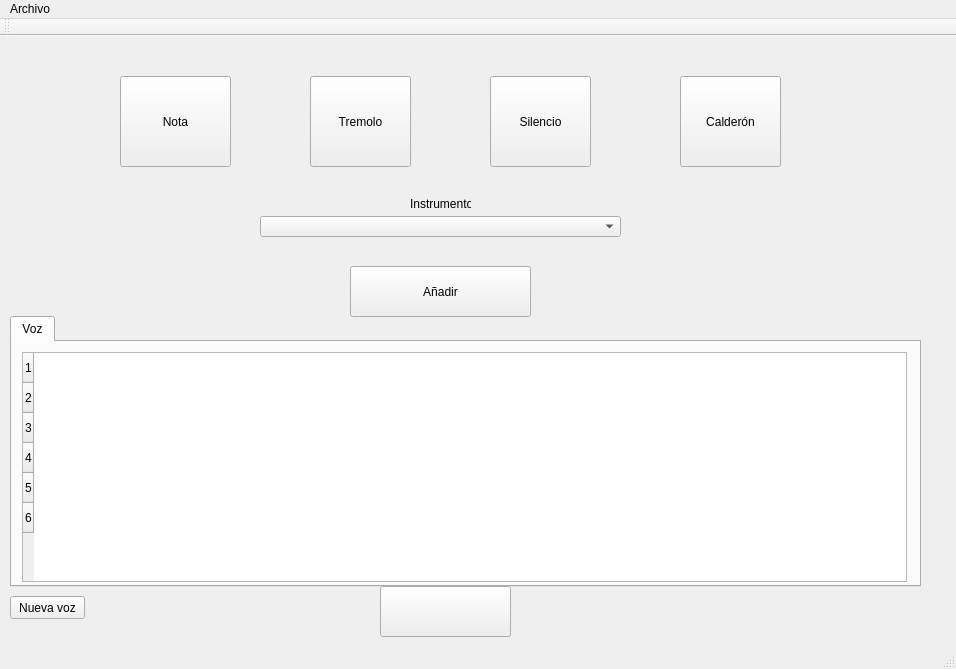
<?xml version="1.0" encoding="UTF-8"?>
<ui version="4.0">
 <class>QtGuiApplication1Class</class>
 <widget class="QMainWindow" name="QtGuiApplication1Class">
  <property name="geometry">
   <rect>
    <x>0</x>
    <y>0</y>
    <width>956</width>
    <height>669</height>
   </rect>
  </property>
  <property name="windowTitle">
   <string>QtGuiApplication1</string>
  </property>
  <widget class="QWidget" name="centralWidget">
   <widget class="QLabel" name="label">
    <property name="geometry">
     <rect>
      <x>410</x>
      <y>160</y>
      <width>61</width>
      <height>16</height>
     </rect>
    </property>
    <property name="text">
     <string>Instrumento</string>
    </property>
   </widget>
   <widget class="QPushButton" name="pushButton">
    <property name="geometry">
     <rect>
      <x>350</x>
      <y>230</y>
      <width>181</width>
      <height>51</height>
     </rect>
    </property>
    <property name="text">
     <string>Añadir</string>
    </property>
   </widget>
   <widget class="QComboBox" name="comboBox">
    <property name="geometry">
     <rect>
      <x>260</x>
      <y>180</y>
      <width>361</width>
      <height>21</height>
     </rect>
    </property>
   </widget>
   <widget class="QPushButton" name="button_nota">
    <property name="geometry">
     <rect>
      <x>120</x>
      <y>40</y>
      <width>111</width>
      <height>91</height>
     </rect>
    </property>
    <property name="text">
     <string>Nota</string>
    </property>
   </widget>
   <widget class="QPushButton" name="button_tremolo">
    <property name="geometry">
     <rect>
      <x>310</x>
      <y>40</y>
      <width>101</width>
      <height>91</height>
     </rect>
    </property>
    <property name="text">
     <string>Tremolo</string>
    </property>
   </widget>
   <widget class="QPushButton" name="button_silencio">
    <property name="geometry">
     <rect>
      <x>490</x>
      <y>40</y>
      <width>101</width>
      <height>91</height>
     </rect>
    </property>
    <property name="text">
     <string>Silencio</string>
    </property>
   </widget>
   <widget class="QPushButton" name="button_calderon">
    <property name="geometry">
     <rect>
      <x>680</x>
      <y>40</y>
      <width>101</width>
      <height>91</height>
     </rect>
    </property>
    <property name="text">
     <string>Calderón</string>
    </property>
   </widget>
   <widget class="QPushButton" name="play">
    <property name="geometry">
     <rect>
      <x>380</x>
      <y>550</y>
      <width>131</width>
      <height>51</height>
     </rect>
    </property>
    <property name="text">
     <string/>
    </property>
   </widget>
   <widget class="QTabWidget" name="tabWidget">
    <property name="geometry">
     <rect>
      <x>10</x>
      <y>280</y>
      <width>911</width>
      <height>271</height>
     </rect>
    </property>
    <property name="currentIndex">
     <number>0</number>
    </property>
    <property name="tabsClosable">
     <bool>false</bool>
    </property>
    <property name="movable">
     <bool>true</bool>
    </property>
    <property name="tabBarAutoHide">
     <bool>false</bool>
    </property>
    <widget class="QWidget" name="tab_2">
     <attribute name="title">
      <string>Voz</string>
     </attribute>
     <widget class="QTableWidget" name="tableWidget">
      <property name="geometry">
       <rect>
        <x>10</x>
        <y>10</y>
        <width>885</width>
        <height>230</height>
       </rect>
      </property>
      <row>
       <property name="text">
        <string>1</string>
       </property>
      </row>
      <row>
       <property name="text">
        <string>2</string>
       </property>
      </row>
      <row>
       <property name="text">
        <string>3</string>
       </property>
      </row>
      <row>
       <property name="text">
        <string>4</string>
       </property>
      </row>
      <row>
       <property name="text">
        <string>5</string>
       </property>
      </row>
      <row>
       <property name="text">
        <string>6</string>
       </property>
      </row>
     </widget>
    </widget>
   </widget>
   <widget class="QPushButton" name="nueva_voz">
    <property name="geometry">
     <rect>
      <x>10</x>
      <y>560</y>
      <width>75</width>
      <height>23</height>
     </rect>
    </property>
    <property name="text">
     <string>Nueva voz</string>
    </property>
   </widget>
   <zorder>tabWidget</zorder>
   <zorder>label</zorder>
   <zorder>pushButton</zorder>
   <zorder>comboBox</zorder>
   <zorder>button_nota</zorder>
   <zorder>button_tremolo</zorder>
   <zorder>button_silencio</zorder>
   <zorder>button_calderon</zorder>
   <zorder>play</zorder>
   <zorder>nueva_voz</zorder>
  </widget>
  <widget class="QMenuBar" name="menuBar">
   <property name="geometry">
    <rect>
     <x>0</x>
     <y>0</y>
     <width>956</width>
     <height>21</height>
    </rect>
   </property>
   <widget class="QMenu" name="menuArchivo">
    <property name="title">
     <string>Archivo</string>
    </property>
    <addaction name="actionAbrir_Partitura"/>
    <addaction name="actionSalir"/>
   </widget>
   <addaction name="menuArchivo"/>
  </widget>
  <widget class="QToolBar" name="mainToolBar">
   <attribute name="toolBarArea">
    <enum>TopToolBarArea</enum>
   </attribute>
   <attribute name="toolBarBreak">
    <bool>false</bool>
   </attribute>
  </widget>
  <widget class="QStatusBar" name="statusBar"/>
  <action name="actionAbrir_Partitura">
   <property name="text">
    <string>Abrir Partitura</string>
   </property>
  </action>
  <action name="actionSalir">
   <property name="text">
    <string>Salir</string>
   </property>
  </action>
 </widget>
 <layoutdefault spacing="6" margin="11"/>
 <resources>
  <include location="QtGuiApplication1.qrc"/>
 </resources>
 <connections/>
</ui>
